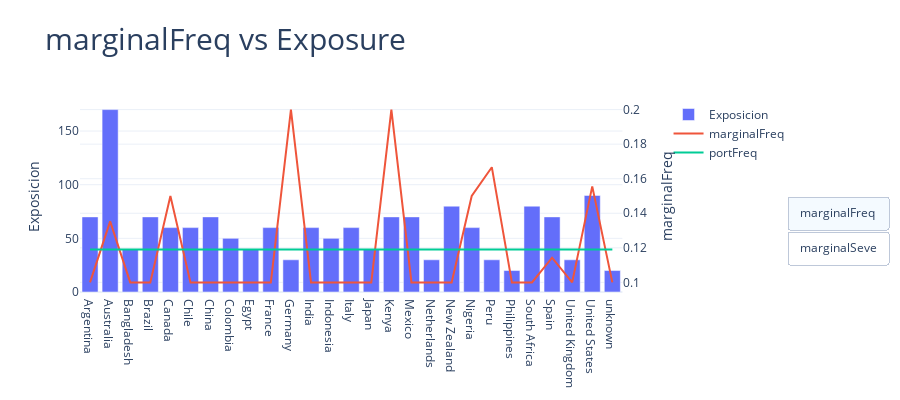
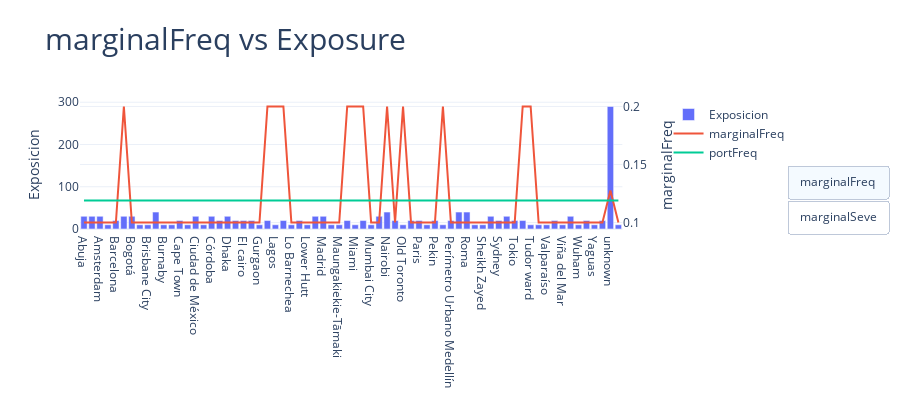
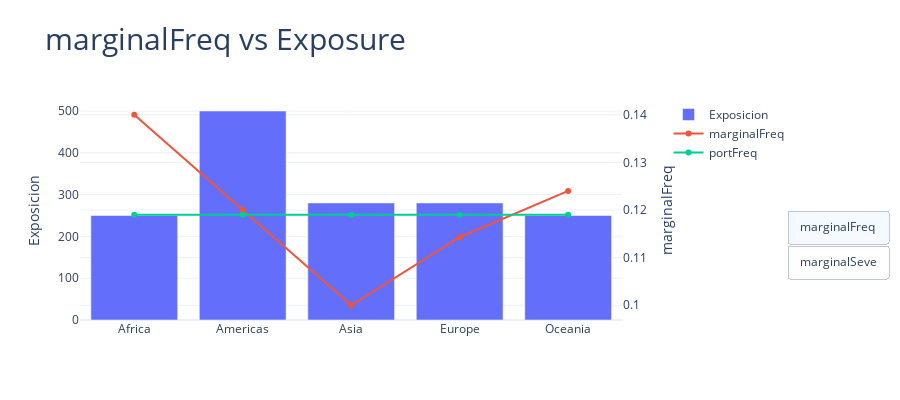
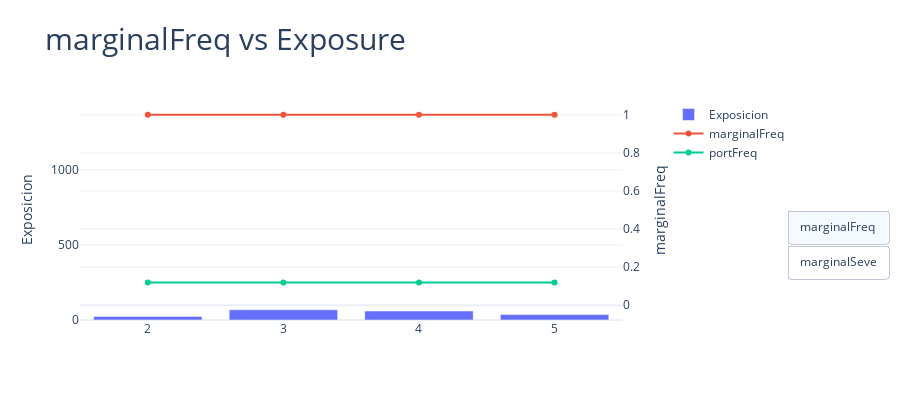

The notebook cell these images were saved under, in order:
### Code cell
eda = FreqSevEDA(df, exposure="Exposicion", claimNb="Numero Siniestros", claimAmount="Monto de siniestro")
eda.interactive_graph()

### Figure 1 — Plotly figure (JSON) as saved in the notebook; plotly's stock layout.template omitted (floating-point values rounded to 4 significant figures)
{"data": [{"name": "Exposicion", "type": "bar", "visible": true, "x": ["Argentina", "Australia", "Bangladesh", "Brazil", "Canada", "Chile", "China", "Colombia", "Egypt", "France", "Germany", "India", "Indonesia", "Italy", "Japan", "Kenya", "Mexico", "Netherlands", "New Zealand", "Nigeria", "Peru", "Philippines", "South Africa", "Spain", "United Kingdom", "United States", "unknown"], "xaxis": "x", "y": [70, 170, 40, 70, 60, 60, 70, 50, 40, 60, 30, 60, 50, 60, 40, 70, 70, 30, 80, 60, 30, 20, 80, 70, 30, 90, 20], "yaxis": "y"}, {"name": "marginalFreq", "type": "scatter", "visible": true, "x": ["Argentina", "Australia", "Bangladesh", "Brazil", "Canada", "Chile", "China", "Colombia", "Egypt", "France", "Germany", "India", "Indonesia", "Italy", "Japan", "Kenya", "Mexico", "Netherlands", "New Zealand", "Nigeria", "Peru", "Philippines", "South Africa", "Spain", "United Kingdom", "United States", "unknown"], "xaxis": "x", "y": [0.1, 0.1353, 0.1, 0.1, 0.15, 0.1, 0.1, 0.1, 0.1, 0.1, 0.2, 0.1, 0.1, 0.1, 0.1, 0.2, 0.1, 0.1, 0.1, 0.15, 0.1667, 0.1, 0.1, 0.1143, 0.1, 0.1556, 0.1], "yaxis": "y2"}, {"name": "portFreq", "type": "scatter", "visible": true, "x": ["Argentina", "Australia", "Bangladesh", "Brazil", "Canada", "Chile", "China", "Colombia", "Egypt", "France", "Germany", "India", "Indonesia", "Italy", "Japan", "Kenya", "Mexico", "Netherlands", "New Zealand", "Nigeria", "Peru", "Philippines", "South Africa", "Spain", "United Kingdom", "United States", "unknown"], "xaxis": "x", "y": [0.119, 0.119, 0.119, 0.119, 0.119, 0.119, 0.119, 0.119, 0.119, 0.119, 0.119, 0.119, 0.119, 0.119, 0.119, 0.119, 0.119, 0.119, 0.119, 0.119, 0.119, 0.119, 0.119, 0.119, 0.119, 0.119, 0.119], "yaxis": "y2"}, {"name": "Numero Siniestros", "type": "bar", "visible": false, "x": ["Argentina", "Australia", "Bangladesh", "Brazil", "Canada", "Chile", "China", "Colombia", "Egypt", "France", "Germany", "India", "Indonesia", "Italy", "Japan", "Kenya", "Mexico", "Netherlands", "New Zealand", "Nigeria", "Peru", "Philippines", "South Africa", "Spain", "United Kingdom", "United States", "unknown"], "xaxis": "x", "y": [7, 23, 4, 7, 9, 6, 7, 5, 4, 6, 6, 6, 5, 6, 4, 14, 7, 3, 8, 9, 5, 2, 8, 8, 3, 14, 2], "yaxis": "y"}, {"name": "marginalSeve", "type": "scatter", "visible": false, "x": ["Argentina", "Australia", "Bangladesh", "Brazil", "Canada", "Chile", "China", "Colombia", "Egypt", "France", "Germany", "India", "Indonesia", "Italy", "Japan", "Kenya", "Mexico", "Netherlands", "New Zealand", "Nigeria", "Peru", "Philippines", "South Africa", "Spain", "United Kingdom", "United States", "unknown"], "xaxis": "x", "y": [175700.0, 486500.0, 1375000, 200000, 578900.0, 220000, 1070000, 320000, 227500, 341700.0, 848300.0, 1417000.0, 2100000, 566700.0, 1625000, 111400.0, 404300.0, 453300.0, 210000, 306700.0, 338000, 2250000, 207500, 455000, 1003000.0, 675000, 425000], "yaxis": "y2"}, {"name": "portSeve", "type": "scatter", "visible": false, "x": ["Argentina", "Australia", "Bangladesh", "Brazil", "Canada", "Chile", "China", "Colombia", "Egypt", "France", "Germany", "India", "Indonesia", "Italy", "Japan", "Kenya", "Mexico", "Netherlands", "New Zealand", "Nigeria", "Peru", "Philippines", "South Africa", "Spain", "United Kingdom", "United States", "unknown"], "xaxis": "x", "y": [568500.0, 568500.0, 568500.0, 568500.0, 568500.0, 568500.0, 568500.0, 568500.0, 568500.0, 568500.0, 568500.0, 568500.0, 568500.0, 568500.0, 568500.0, 568500.0, 568500.0, 568500.0, 568500.0, 568500.0, 568500.0, 568500.0, 568500.0, 568500.0, 568500.0, 568500.0, 568500.0], "yaxis": "y2"}], "layout": {"height": 400, "title": {"font": {"size": 30}, "text": "marginalFreq vs Exposure"}, "updatemenus": [{"buttons": [{"args": [{"visible": [true, true, true, false, false, false]}, {"title": {"font": {"size": 30}, "text": "marginalFreq vs Exposure"}, "yaxis": {"title": {"side": "left", "text": "Exposicion"}}, "yaxis2": {"overlaying": "y", "side": "right", "tickmode": "sync", "title": {"text": "marginalFreq"}}}], "label": "marginalFreq", "method": "update"}, {"args": [{"visible": [false, false, false, true, true, true]}, {"title": {"font": {"size": 30}, "text": "marginalSeve vs Claim Number"}, "yaxis": {"title": {"side": "left", "text": "Numero Siniestros"}}, "yaxis2": {"overlaying": "y", "side": "right", "tickmode": "sync", "title": {"text": "marginalSeve"}}}], "label": "marginalSeve", "method": "update"}], "type": "buttons", "x": 1.4, "y": 0.5}], "xaxis": {"anchor": "y", "domain": [0, 0.94]}, "yaxis": {"anchor": "x", "domain": [0, 1], "side": "left", "title": {"text": "Exposicion"}}, "yaxis2": {"anchor": "x", "overlaying": "y", "side": "right", "title": {"text": "marginalFreq"}}}}

### Figure 2 — Plotly figure (JSON) as saved in the notebook; plotly's stock layout.template omitted (floating-point values rounded to 4 significant figures)
{"data": [{"name": "Exposicion", "type": "bar", "visible": true, "x": ["Abuja", "Adelaide", "Amsterdam", "Auckland", "Barcelona", "Berlin", "Bogotá", "Bologna", "Brisbane City", "Buenos Aires", "Burnaby", "Canberra", "Cape Town", "City of Westminster", "Ciudad de México", "Concepción", "Córdoba", "Daerah Khusus ibukota Jakarta", "Dhaka", "Dongcheng", "El cairo", "Guadalajara", "Gurgaon", "Houston", "Lagos", "Lima Metropolitana", "Lo Barnechea", "London", "Lower Hutt", "Lyon", "Madrid", "Makati", "Maungakiekie-Tāmaki", "Melbourne", "Miami", "Mombasa", "Mumbai City", "Mumbai Suburban", "Nairobi", "New Orleans", "Old Toronto", "Osaka", "Paris", "Pasay", "Pekin", "Perth", "Perímetro Urbano Medellín", "Rio de Janeiro", "Roma", "Sandton", "Sheikh Zayed", "Surabaya", "Sydney", "São Paulo", "Tokio", "Toronto", "Tudor ward", "Upper Harbour", "Valparaíso", "Vancouver", "Viña del Mar", "Wellington", "Wuham", "Wuhan", "Yaguas", "Zapopan", "unknown", "Ōrākei"], "xaxis": "x", "y": [30, 30, 30, 10, 20, 30, 30, 10, 10, 40, 10, 10, 20, 10, 30, 10, 30, 20, 30, 20, 20, 20, 10, 20, 10, 20, 10, 20, 10, 30, 30, 10, 10, 20, 10, 20, 10, 30, 40, 20, 10, 20, 20, 10, 20, 10, 20, 40, 40, 10, 10, 30, 20, 30, 20, 20, 10, 10, 10, 20, 10, 30, 10, 20, 10, 20, 290, 10], "yaxis": "y"}, {"name": "marginalFreq", "type": "scatter", "visible": true, "x": ["Abuja", "Adelaide", "Amsterdam", "Auckland", "Barcelona", "Berlin", "Bogotá", "Bologna", "Brisbane City", "Buenos Aires", "Burnaby", "Canberra", "Cape Town", "City of Westminster", "Ciudad de México", "Concepción", "Córdoba", "Daerah Khusus ibukota Jakarta", "Dhaka", "Dongcheng", "El cairo", "Guadalajara", "Gurgaon", "Houston", "Lagos", "Lima Metropolitana", "Lo Barnechea", "London", "Lower Hutt", "Lyon", "Madrid", "Makati", "Maungakiekie-Tāmaki", "Melbourne", "Miami", "Mombasa", "Mumbai City", "Mumbai Suburban", "Nairobi", "New Orleans", "Old Toronto", "Osaka", "Paris", "Pasay", "Pekin", "Perth", "Perímetro Urbano Medellín", "Rio de Janeiro", "Roma", "Sandton", "Sheikh Zayed", "Surabaya", "Sydney", "São Paulo", "Tokio", "Toronto", "Tudor ward", "Upper Harbour", "Valparaíso", "Vancouver", "Viña del Mar", "Wellington", "Wuham", "Wuhan", "Yaguas", "Zapopan", "unknown", "Ōrākei"], "xaxis": "x", "y": [0.1, 0.1, 0.1, 0.1, 0.1, 0.2, 0.1, 0.1, 0.1, 0.1, 0.1, 0.1, 0.1, 0.1, 0.1, 0.1, 0.1, 0.1, 0.1, 0.1, 0.1, 0.1, 0.1, 0.2, 0.2, 0.2, 0.1, 0.1, 0.1, 0.1, 0.1, 0.1, 0.1, 0.2, 0.2, 0.2, 0.1, 0.1, 0.2, 0.1, 0.2, 0.1, 0.1, 0.1, 0.1, 0.2, 0.1, 0.1, 0.1, 0.1, 0.1, 0.1, 0.1, 0.1, 0.1, 0.2, 0.2, 0.1, 0.1, 0.1, 0.1, 0.1, 0.1, 0.1, 0.1, 0.1, 0.1276, 0.1], "yaxis": "y2"}, {"name": "portFreq", "type": "scatter", "visible": true, "x": ["Abuja", "Adelaide", "Amsterdam", "Auckland", "Barcelona", "Berlin", "Bogotá", "Bologna", "Brisbane City", "Buenos Aires", "Burnaby", "Canberra", "Cape Town", "City of Westminster", "Ciudad de México", "Concepción", "Córdoba", "Daerah Khusus ibukota Jakarta", "Dhaka", "Dongcheng", "El cairo", "Guadalajara", "Gurgaon", "Houston", "Lagos", "Lima Metropolitana", "Lo Barnechea", "London", "Lower Hutt", "Lyon", "Madrid", "Makati", "Maungakiekie-Tāmaki", "Melbourne", "Miami", "Mombasa", "Mumbai City", "Mumbai Suburban", "Nairobi", "New Orleans", "Old Toronto", "Osaka", "Paris", "Pasay", "Pekin", "Perth", "Perímetro Urbano Medellín", "Rio de Janeiro", "Roma", "Sandton", "Sheikh Zayed", "Surabaya", "Sydney", "São Paulo", "Tokio", "Toronto", "Tudor ward", "Upper Harbour", "Valparaíso", "Vancouver", "Viña del Mar", "Wellington", "Wuham", "Wuhan", "Yaguas", "Zapopan", "unknown", "Ōrākei"], "xaxis": "x", "y": [0.119, 0.119, 0.119, 0.119, 0.119, 0.119, 0.119, 0.119, 0.119, 0.119, 0.119, 0.119, 0.119, 0.119, 0.119, 0.119, 0.119, 0.119, 0.119, 0.119, 0.119, 0.119, 0.119, 0.119, 0.119, 0.119, 0.119, 0.119, 0.119, 0.119, 0.119, 0.119, 0.119, 0.119, 0.119, 0.119, 0.119, 0.119, 0.119, 0.119, 0.119, 0.119, 0.119, 0.119, 0.119, 0.119, 0.119, 0.119, 0.119, 0.119, 0.119, 0.119, 0.119, 0.119, 0.119, 0.119, 0.119, 0.119, 0.119, 0.119, 0.119, 0.119, 0.119, 0.119, 0.119, 0.119, 0.119, 0.119], "yaxis": "y2"}, {"name": "Numero Siniestros", "type": "bar", "visible": false, "x": ["Abuja", "Adelaide", "Amsterdam", "Auckland", "Barcelona", "Berlin", "Bogotá", "Bologna", "Brisbane City", "Buenos Aires", "Burnaby", "Canberra", "Cape Town", "City of Westminster", "Ciudad de México", "Concepción", "Córdoba", "Daerah Khusus ibukota Jakarta", "Dhaka", "Dongcheng", "El cairo", "Guadalajara", "Gurgaon", "Houston", "Lagos", "Lima Metropolitana", "Lo Barnechea", "London", "Lower Hutt", "Lyon", "Madrid", "Makati", "Maungakiekie-Tāmaki", "Melbourne", "Miami", "Mombasa", "Mumbai City", "Mumbai Suburban", "Nairobi", "New Orleans", "Old Toronto", "Osaka", "Paris", "Pasay", "Pekin", "Perth", "Perímetro Urbano Medellín", "Rio de Janeiro", "Roma", "Sandton", "Sheikh Zayed", "Surabaya", "Sydney", "São Paulo", "Tokio", "Toronto", "Tudor ward", "Upper Harbour", "Valparaíso", "Vancouver", "Viña del Mar", "Wellington", "Wuham", "Wuhan", "Yaguas", "Zapopan", "unknown", "Ōrākei"], "xaxis": "x", "y": [3, 3, 3, 1, 2, 6, 3, 1, 1, 4, 1, 1, 2, 1, 3, 1, 3, 2, 3, 2, 2, 2, 1, 4, 2, 4, 1, 2, 1, 3, 3, 1, 1, 4, 2, 4, 1, 3, 8, 2, 2, 2, 2, 1, 2, 2, 2, 4, 4, 1, 1, 3, 2, 3, 2, 4, 2, 1, 1, 2, 1, 3, 1, 2, 1, 2, 37, 1], "yaxis": "y"}, {"name": "marginalSeve", "type": "scatter", "visible": false, "x": ["Abuja", "Adelaide", "Amsterdam", "Auckland", "Barcelona", "Berlin", "Bogotá", "Bologna", "Brisbane City", "Buenos Aires", "Burnaby", "Canberra", "Cape Town", "City of Westminster", "Ciudad de México", "Concepción", "Córdoba", "Daerah Khusus ibukota Jakarta", "Dhaka", "Dongcheng", "El cairo", "Guadalajara", "Gurgaon", "Houston", "Lagos", "Lima Metropolitana", "Lo Barnechea", "London", "Lower Hutt", "Lyon", "Madrid", "Makati", "Maungakiekie-Tāmaki", "Melbourne", "Miami", "Mombasa", "Mumbai City", "Mumbai Suburban", "Nairobi", "New Orleans", "Old Toronto", "Osaka", "Paris", "Pasay", "Pekin", "Perth", "Perímetro Urbano Medellín", "Rio de Janeiro", "Roma", "Sandton", "Sheikh Zayed", "Surabaya", "Sydney", "São Paulo", "Tokio", "Toronto", "Tudor ward", "Upper Harbour", "Valparaíso", "Vancouver", "Viña del Mar", "Wellington", "Wuham", "Wuhan", "Yaguas", "Zapopan", "unknown", "Ōrākei"], "xaxis": "x", "y": [370000, 170000, 453300.0, 470000, 1000000, 848300.0, 266700.0, 280000, 290000, 77500, 600000, 530000, 300000, 1540000, 476700.0, 350000, 306700.0, 2500000, 1170000, 1285000, 185000, 360000, 2510000, 600000, 210000, 400000, 90000, 735000, 260000, 376700.0, 480000, 2150000, 80000, 762500, 1150000, 45000, 900000, 866700.0, 150000, 285000, 615000, 2000000, 375000, 2350000, 715000, 100000, 400000, 200000, 300000, 70000, 250000, 1833000.0, 1000000, 200000, 1250000, 545000, 90000, 200000, 370000, 600000, 380000, 190000, 1010000, 1240000, 90000, 340000, 514900.0, 100000], "yaxis": "y2"}, {"name": "portSeve", "type": "scatter", "visible": false, "x": ["Abuja", "Adelaide", "Amsterdam", "Auckland", "Barcelona", "Berlin", "Bogotá", "Bologna", "Brisbane City", "Buenos Aires", "Burnaby", "Canberra", "Cape Town", "City of Westminster", "Ciudad de México", "Concepción", "Córdoba", "Daerah Khusus ibukota Jakarta", "Dhaka", "Dongcheng", "El cairo", "Guadalajara", "Gurgaon", "Houston", "Lagos", "Lima Metropolitana", "Lo Barnechea", "London", "Lower Hutt", "Lyon", "Madrid", "Makati", "Maungakiekie-Tāmaki", "Melbourne", "Miami", "Mombasa", "Mumbai City", "Mumbai Suburban", "Nairobi", "New Orleans", "Old Toronto", "Osaka", "Paris", "Pasay", "Pekin", "Perth", "Perímetro Urbano Medellín", "Rio de Janeiro", "Roma", "Sandton", "Sheikh Zayed", "Surabaya", "Sydney", "São Paulo", "Tokio", "Toronto", "Tudor ward", "Upper Harbour", "Valparaíso", "Vancouver", "Viña del Mar", "Wellington", "Wuham", "Wuhan", "Yaguas", "Zapopan", "unknown", "Ōrākei"], "xaxis": "x", "y": [568500.0, 568500.0, 568500.0, 568500.0, 568500.0, 568500.0, 568500.0, 568500.0, 568500.0, 568500.0, 568500.0, 568500.0, 568500.0, 568500.0, 568500.0, 568500.0, 568500.0, 568500.0, 568500.0, 568500.0, 568500.0, 568500.0, 568500.0, 568500.0, 568500.0, 568500.0, 568500.0, 568500.0, 568500.0, 568500.0, 568500.0, 568500.0, 568500.0, 568500.0, 568500.0, 568500.0, 568500.0, 568500.0, 568500.0, 568500.0, 568500.0, 568500.0, 568500.0, 568500.0, 568500.0, 568500.0, 568500.0, 568500.0, 568500.0, 568500.0, 568500.0, 568500.0, 568500.0, 568500.0, 568500.0, 568500.0, 568500.0, 568500.0, 568500.0, 568500.0, 568500.0, 568500.0, 568500.0, 568500.0, 568500.0, 568500.0, 568500.0, 568500.0], "yaxis": "y2"}], "layout": {"height": 400, "title": {"font": {"size": 30}, "text": "marginalFreq vs Exposure"}, "updatemenus": [{"buttons": [{"args": [{"visible": [true, true, true, false, false, false]}, {"title": {"font": {"size": 30}, "text": "marginalFreq vs Exposure"}, "yaxis": {"title": {"side": "left", "text": "Exposicion"}}, "yaxis2": {"overlaying": "y", "side": "right", "tickmode": "sync", "title": {"text": "marginalFreq"}}}], "label": "marginalFreq", "method": "update"}, {"args": [{"visible": [false, false, false, true, true, true]}, {"title": {"font": {"size": 30}, "text": "marginalSeve vs Claim Number"}, "yaxis": {"title": {"side": "left", "text": "Numero Siniestros"}}, "yaxis2": {"overlaying": "y", "side": "right", "tickmode": "sync", "title": {"text": "marginalSeve"}}}], "label": "marginalSeve", "method": "update"}], "type": "buttons", "x": 1.4, "y": 0.5}], "xaxis": {"anchor": "y", "domain": [0, 0.94]}, "yaxis": {"anchor": "x", "domain": [0, 1], "side": "left", "title": {"text": "Exposicion"}}, "yaxis2": {"anchor": "x", "overlaying": "y", "side": "right", "title": {"text": "marginalFreq"}}}}

### Figure 3 — Plotly figure (JSON) as saved in the notebook; plotly's stock layout.template omitted (floating-point values rounded to 4 significant figures)
{"data": [{"name": "Exposicion", "type": "bar", "visible": true, "x": [null, "Africa", "Americas", "Asia", "Europe", "Oceania"], "xaxis": "x", "y": [20, 250, 500, 280, 280, 250], "yaxis": "y"}, {"name": "marginalFreq", "type": "scatter", "visible": true, "x": [null, "Africa", "Americas", "Asia", "Europe", "Oceania"], "xaxis": "x", "y": [0.1, 0.14, 0.12, 0.1, 0.1143, 0.124], "yaxis": "y2"}, {"name": "portFreq", "type": "scatter", "visible": true, "x": [null, "Africa", "Americas", "Asia", "Europe", "Oceania"], "xaxis": "x", "y": [0.119, 0.119, 0.119, 0.119, 0.119, 0.119], "yaxis": "y2"}, {"name": "Numero Siniestros", "type": "bar", "visible": false, "x": [null, "Africa", "Americas", "Asia", "Europe", "Oceania"], "xaxis": "x", "y": [2, 35, 60, 28, 32, 31], "yaxis": "y"}, {"name": "marginalSeve", "type": "scatter", "visible": false, "x": [null, "Africa", "Americas", "Asia", "Europe", "Oceania"], "xaxis": "x", "y": [425000, 196900.0, 412200.0, 1535000.0, 579700.0, 415200.0], "yaxis": "y2"}, {"name": "portSeve", "type": "scatter", "visible": false, "x": [null, "Africa", "Americas", "Asia", "Europe", "Oceania"], "xaxis": "x", "y": [568500.0, 568500.0, 568500.0, 568500.0, 568500.0, 568500.0], "yaxis": "y2"}], "layout": {"height": 400, "title": {"font": {"size": 30}, "text": "marginalFreq vs Exposure"}, "updatemenus": [{"buttons": [{"args": [{"visible": [true, true, true, false, false, false]}, {"title": {"font": {"size": 30}, "text": "marginalFreq vs Exposure"}, "yaxis": {"title": {"side": "left", "text": "Exposicion"}}, "yaxis2": {"overlaying": "y", "side": "right", "tickmode": "sync", "title": {"text": "marginalFreq"}}}], "label": "marginalFreq", "method": "update"}, {"args": [{"visible": [false, false, false, true, true, true]}, {"title": {"font": {"size": 30}, "text": "marginalSeve vs Claim Number"}, "yaxis": {"title": {"side": "left", "text": "Numero Siniestros"}}, "yaxis2": {"overlaying": "y", "side": "right", "tickmode": "sync", "title": {"text": "marginalSeve"}}}], "label": "marginalSeve", "method": "update"}], "type": "buttons", "x": 1.4, "y": 0.5}], "xaxis": {"anchor": "y", "domain": [0, 0.94]}, "yaxis": {"anchor": "x", "domain": [0, 1], "side": "left", "title": {"text": "Exposicion"}}, "yaxis2": {"anchor": "x", "overlaying": "y", "side": "right", "title": {"text": "marginalFreq"}}}}

### Figure 4 — Plotly figure (JSON) as saved in the notebook; plotly's stock layout.template omitted (floating-point values rounded to 4 significant figures)
{"data": [{"name": "Exposicion", "type": "bar", "visible": true, "x": [null, 2, 3, 4, 5], "xaxis": "x", "y": [1392, 24, 68, 60, 36], "yaxis": "y"}, {"name": "marginalFreq", "type": "scatter", "visible": true, "x": [null, 2, 3, 4, 5], "xaxis": "x", "y": [0, 1, 1, 1, 1], "yaxis": "y2"}, {"name": "portFreq", "type": "scatter", "visible": true, "x": [null, 2, 3, 4, 5], "xaxis": "x", "y": [0.119, 0.119, 0.119, 0.119, 0.119], "yaxis": "y2"}, {"name": "Numero Siniestros", "type": "bar", "visible": false, "x": [null, 2, 3, 4, 5], "xaxis": "x", "y": [0, 24, 68, 60, 36], "yaxis": "y"}, {"name": "marginalSeve", "type": "scatter", "visible": false, "x": [null, 2, 3, 4, 5], "xaxis": "x", "y": [0, 114200.0, 370700.0, 497200.0, 1364000.0], "yaxis": "y2"}, {"name": "portSeve", "type": "scatter", "visible": false, "x": [null, 2, 3, 4, 5], "xaxis": "x", "y": [568500.0, 568500.0, 568500.0, 568500.0, 568500.0], "yaxis": "y2"}], "layout": {"height": 400, "title": {"font": {"size": 30}, "text": "marginalFreq vs Exposure"}, "updatemenus": [{"buttons": [{"args": [{"visible": [true, true, true, false, false, false]}, {"title": {"font": {"size": 30}, "text": "marginalFreq vs Exposure"}, "yaxis": {"title": {"side": "left", "text": "Exposicion"}}, "yaxis2": {"overlaying": "y", "side": "right", "tickmode": "sync", "title": {"text": "marginalFreq"}}}], "label": "marginalFreq", "method": "update"}, {"args": [{"visible": [false, false, false, true, true, true]}, {"title": {"font": {"size": 30}, "text": "marginalSeve vs Claim Number"}, "yaxis": {"title": {"side": "left", "text": "Numero Siniestros"}}, "yaxis2": {"overlaying": "y", "side": "right", "tickmode": "sync", "title": {"text": "marginalSeve"}}}], "label": "marginalSeve", "method": "update"}], "type": "buttons", "x": 1.4, "y": 0.5}], "xaxis": {"anchor": "y", "domain": [0, 0.94]}, "yaxis": {"anchor": "x", "domain": [0, 1], "side": "left", "title": {"text": "Exposicion"}}, "yaxis2": {"anchor": "x", "overlaying": "y", "side": "right", "title": {"text": "marginalFreq"}}}}
